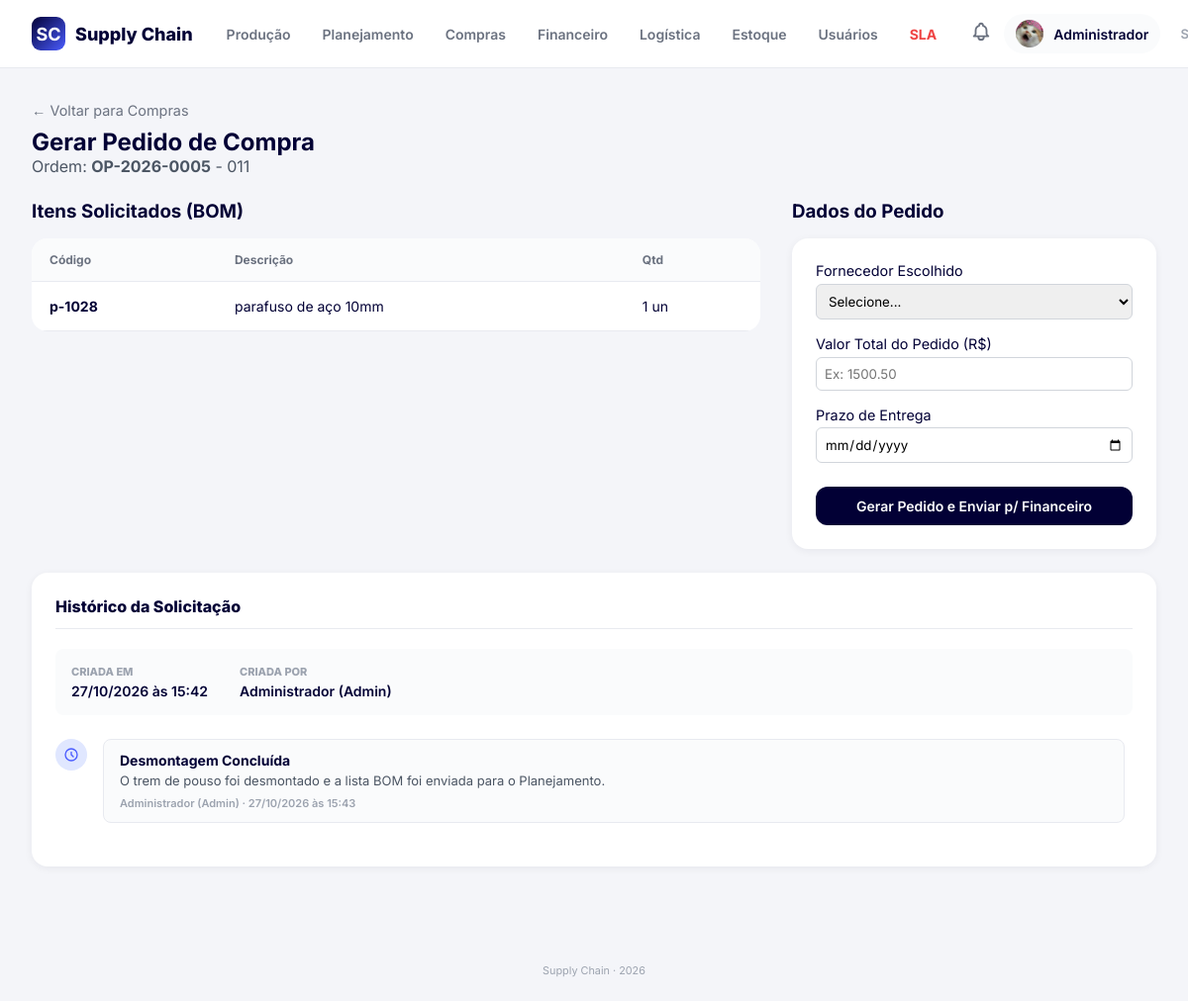
The app's page /supply-chain/setores/compras/pedido_form.php?id=5 (signed in) with its own data.
### tables this page shows
CREATE TABLE `ordens` (
  `id` int(11) NOT NULL,
  `codigo` varchar(30) NOT NULL,
  `descricao` varchar(200) DEFAULT NULL,
  `status` enum('aberta','desmontagem','planejamento','compras','financeiro','logistica','estoque','remontagem','concluida','cancelada') DEFAULT 'aberta',
  `criado_por` int(11) DEFAULT NULL,
  `criado_em` datetime DEFAULT current_timestamp()
);

CREATE TABLE `bom_itens` (
  `id` int(11) NOT NULL,
  `ordem_id` int(11) NOT NULL,
  `codigo_material` varchar(50) NOT NULL,
  `descricao` varchar(200) NOT NULL,
  `quantidade` int(11) NOT NULL,
  `unidade` varchar(10) DEFAULT 'un'
);

CREATE TABLE `usuarios` (
  `id` int(11) NOT NULL,
  `nome` varchar(100) NOT NULL,
  `email` varchar(100) NOT NULL,
  `senha_hash` varchar(255) NOT NULL,
  `setor_id` int(11) DEFAULT NULL,
  `is_admin` tinyint(1) DEFAULT 0,
  `ativo` tinyint(1) DEFAULT 1,
  `foto_perfil` varchar(255) DEFAULT NULL,
  `deve_trocar_senha` tinyint(1) DEFAULT 0,
  `senha_temporaria_expira` datetime DEFAULT NULL,
  `tentativas_login` int(11) DEFAULT 0,
  `bloqueado_ate` datetime DEFAULT NULL,
  `criado_em` datetime DEFAULT current_timestamp()
);

CREATE TABLE `historico_ordens` (
  `id` int(11) NOT NULL,
  `ordem_id` int(11) NOT NULL,
  `usuario_id` int(11) NOT NULL,
  `acao` varchar(255) NOT NULL,
  `detalhes` text DEFAULT NULL,
  `criado_em` datetime DEFAULT current_timestamp()
);

### supply-chain/config/db.php (called while the page is built, shortened)
<?php
function db(): PDO
{
    static $pdo = null;
    if ($pdo === null) {
        $dsn = 'mysql:host=' . DB_HOST . ';dbname=' . DB_NAME . ';charset=' . DB_CHARSET;
        $opcoes = [
            PDO::ATTR_ERRMODE            => PDO::ERRMODE_EXCEPTION,
            PDO::ATTR_DEFAULT_FETCH_MODE => PDO::FETCH_ASSOC,
            PDO::ATTR_EMULATE_PREPARES   => false,
        ];
        try {
            $pdo = new PDO($dsn, DB_USER, DB_PASS, $opcoes);
        } catch (PDOException $e) {
            error_log('Erro DB: ' . $e->getMessage());
            http_response_code(500);
            exit('Erro ao conectar ao banco de dados.');
        }
    }
    return $pdo;
}

### supply-chain/includes/funcoes.php (called while the page is built, shortened)
<?php
function e(?string $texto): string
{
    return htmlspecialchars($texto ?? '', ENT_QUOTES | ENT_SUBSTITUTE, 'UTF-8');
}

### supply-chain/setores/compras/pedido_form.php (the view, shortened to what this page needs)
<?php
require_once __DIR__ . '/../../config/db.php';
require_once __DIR__ . '/../../includes/funcoes.php';
$ordem_id = filter_input(INPUT_GET, 'id', FILTER_VALIDATE_INT);
$stmt = db()->prepare("SELECT * FROM ordens WHERE id = ?");
$stmt->execute([$ordem_id]);
$ordem = $stmt->fetch();
$fornecedores = db()->query("SELECT * FROM fornecedores ORDER BY nome ASC")->fetchAll();
$stmt_bom = db()->prepare("SELECT * FROM bom_itens WHERE ordem_id = ?");
$stmt_bom->execute([$ordem_id]);
$bom_itens = $stmt_bom->fetchAll();
require __DIR__ . '/../../includes/header.php';
?>
<div style="margin-bottom: 1.5rem;">
    <a href="<?= BASE_URL ?>/setores/compras/index.php" style="color: #6b7280; text-decoration: none; font-size: 0.9rem;">&larr; Voltar para Compras</a>
    <h2 style="margin-top: 0.5rem;">Gerar Pedido de Compra</h2>
    <p style="color: #4b5563;">Ordem: <strong><?= e($ordem['codigo']) ?></strong> - <?= e($ordem['descricao']) ?></p>
</div>
<?php if (empty($fornecedores)): ?>
    <div class="flash flash-erro">
        Você precisa cadastrar pelo menos um fornecedor antes de gerar um pedido.
        <br><br>
        <a href="<?= BASE_URL ?>/setores/compras/fornecedores.php" style="font-weight: bold;">Clique aqui para cadastrar</a>
    </div>
<?php else: ?>
<div style="display: grid; grid-template-columns: 2fr 1fr; gap: 2rem;">
    <div>
        <h3>Itens Solicitados (BOM)</h3>
        <table class="card-table" style="margin-top: 1rem;">
            <thead>
                <tr>
                    <th>Código</th>
                    <th>Descrição</th>
                    <th>Qtd</th>
                </tr>
            </thead>
            <tbody>
                <?php foreach ($bom_itens as $item): ?>
                <tr>
                    <td><strong><?= e($item['codigo_material']) ?></strong></td>
                    <td><?= e($item['descricao']) ?></td>
                    <td><?= $item['quantidade'] ?> <?= e($item['unidade']) ?></td>
                </tr>
                <?php endforeach; ?>
            </tbody>
        </table>
    </div>
    <div>
        <h3>Dados do Pedido</h3>
        <form method="post" class="card" style="display: flex; flex-direction: column; gap: 1rem; margin-top: 1rem;">
            <label style="display: flex; flex-direction: column; gap: 0.3rem; font-size: 0.9rem;">
                Fornecedor Escolhido
                <select name="fornecedor_id" required style="padding: 0.5rem; border: 1px solid #d1d5db; border-radius: 6px;">
                    <option value="">Selecione...</option>
                </select>
            </label>
            <label style="display: flex; flex-direction: column; gap: 0.3rem; font-size: 0.9rem;">
                Valor Total do Pedido (R$)
                <input type="text" name="valor_total" required placeholder="Ex: 1500.50" style="padding: 0.5rem; border: 1px solid #d1d5db; border-radius: 6px;">
            </label>
            <label style="display: flex; flex-direction: column; gap: 0.3rem; font-size: 0.9rem;">
                Prazo de Entrega
                <input type="date" name="prazo_entrega" required style="padding: 0.5rem; border: 1px solid #d1d5db; border-radius: 6px;">
            </label>
            <button type="submit" class="btn-primary" style="margin-top: 0.5rem; justify-content: center;">
                Gerar Pedido e Enviar p/ Financeiro
            </button>
        </form>
    </div>
</div>
<?php endif; ?>
<?php require __DIR__ . '/../../includes/historico_widget.php'; ?>
<?php require __DIR__ . '/../../includes/footer.php'; ?>

### supply-chain/includes/historico_widget.php (shortened to what this page needs)
<?php
$stmt_info = db()->prepare("
    SELECT o.criado_em, u.nome as criador_nome, s.nome as setor_criador
    FROM ordens o
    LEFT JOIN usuarios u ON u.id = o.criado_por
    LEFT JOIN setores s ON s.id = u.setor_id
    WHERE o.id = ?
");
$stmt_info->execute([$ordem_id]);
$info_ordem = $stmt_info->fetch();
$stmt_hist = db()->prepare("
    SELECT h.*, u.nome as usuario_nome, s.nome as setor_usuario
    FROM historico_ordens h
    JOIN usuarios u ON u.id = h.usuario_id
    LEFT JOIN setores s ON s.id = u.setor_id
    WHERE h.ordem_id = ?
    ORDER BY h.criado_em DESC
");
$stmt_hist->execute([$ordem_id]);
$historico = $stmt_hist->fetchAll();
?>
<div class="card" style="margin-top: 24px;">
    <h3 style="font-size: 16px; font-weight: 800; margin-bottom: 20px; border-bottom: 1px solid var(--gray-200); padding-bottom: 12px;">Histórico da Solicitação</h3>
    <div style="background: var(--gray-50); padding: 16px; border-radius: 8px; margin-bottom: 24px; display: flex; gap: 32px;">
        <div>
            <div style="font-size: 11px; font-weight: 800; color: var(--gray-400); text-transform: uppercase;">Criada em</div>
            <div style="font-size: 14px; font-weight: 600; color: var(--primary); margin-top: 4px;"><?= date('d/m/Y \à\s H:i', strtotime($info_ordem['criado_em'])) ?></div>
        </div>
        <div>
            <div style="font-size: 11px; font-weight: 800; color: var(--gray-400); text-transform: uppercase;">Criada por</div>
            <div style="font-size: 14px; font-weight: 600; color: var(--primary); margin-top: 4px;"><?= e($info_ordem['criador_nome'] ?? 'Sistema') ?> (<?= e(ucfirst($info_ordem['setor_criador'] ?? 'Admin')) ?>)</div>
        </div>
    </div>
    <div style="max-height: 400px; overflow-y: auto; padding-right: 8px;">
        <?php if (empty($historico)): ?>
            <p style="color: var(--gray-500); font-size: 13px;">Nenhuma ação registrada ainda.</p>
        <?php else: ?>
            <?php foreach ($historico as $h): ?>
                <div class="historico-item">
                    <div class="historico-icon">
                        <svg xmlns="http://www.w3.org/2000/svg" width="16" height="16" fill="none" viewBox="0 0 24 24" stroke="currentColor"><path stroke-linecap="round" stroke-linejoin="round" stroke-width="2" d="M12 8v4l3 3m6-3a9 9 0 11-18 0 9 9 0 0118 0z" /></svg>
                    </div>
                    <div class="historico-content">
                        <strong><?= e($h['acao']) ?></strong>
                        <p><?= e($h['detalhes']) ?></p>
                        <div class="historico-meta"><?= e($h['usuario_nome']) ?> (<?= e(ucfirst($h['setor_usuario'] ?? 'Admin')) ?>) &middot; <?= date('d/m/Y \à\s H:i', strtotime($h['criado_em'])) ?></div>
                    </div>
                </div>
            <?php endforeach; ?>
        <?php endif; ?>
    </div>
</div>

### supply-chain/assets/css/style.css (style rules this page uses)
:root { --primary: #020035; --primary-600: #0a0a5c; --accent: #4a5cff; --white: #ffffff; --gray-50: #fafbfc; --gray-100: #f4f5f9; --gray-200: #e8eaf0; --gray-300: #d1d5db; --gray-400: #9ca3af; --gray-500: #6b7280; --gray-600: #4b5563; --success: #10b981; --warning: #f59e0b; --danger: #ef4444; --info: #3b82f6; --radius: 12px; --radius-lg: 16px; --shadow: 0 2px 8px rgba(2, 0, 53, 0.06); --shadow-md: 0 4px 16px rgba(2, 0, 53, 0.08); --transition: all 0.22s cubic-bezier(0.4, 0, 0.2, 1); }
* { margin: 0; padding: 0; box-sizing: border-box; font-family: 'Inter', sans-serif; }
body { background: var(--gray-100); color: var(--primary); min-height: 100vh; }
a { text-decoration: none; }
.card { background: var(--white); border-radius: var(--radius-lg); box-shadow: var(--shadow); padding: 24px; }
.card-table { width: 100%; border-collapse: collapse; background: var(--white); border-radius: var(--radius-lg); overflow: hidden; }
.card-table th { background: var(--gray-50); padding: 14px 18px; text-align: left; font-size: 12px; font-weight: 700; color: var(--gray-500); border-bottom: 1px solid var(--gray-200); }
.card-table td { padding: 16px 18px; border-bottom: 1px solid var(--gray-200); font-size: 14px; }
.btn-primary { background: var(--primary); color: var(--white); padding: 11px 20px; border-radius: var(--radius); font-size: 14px; font-weight: 600; border: none; cursor: pointer; display: inline-flex; align-items: center; gap: 8px; }
.historico-item { display: flex; gap: 16px; margin-bottom: 20px; position: relative; }
.historico-item::before { content: ''; position: absolute; left: 15px; top: 30px; bottom: -20px; width: 2px; background: var(--gray-200); }
.historico-item:last-child::before { display: none; }
.historico-icon { width: 32px; height: 32px; border-radius: 50%; background: #e0e7ff; color: var(--accent); display: flex; align-items: center; justify-content: center; flex-shrink: 0; z-index: 1; }
.historico-content { flex: 1; background: var(--gray-50); padding: 12px 16px; border-radius: 8px; border: 1px solid var(--gray-200); }
.historico-content strong { display: block; font-size: 14px; color: var(--primary); margin-bottom: 4px; }
.historico-content p { font-size: 13px; color: var(--gray-600); margin: 0 0 8px; }
.historico-meta { font-size: 11px; color: var(--gray-400); font-weight: 600; }

### records on screen
ordens: codigo "OP-2026-0005", descricao "011", criado_em "27/10/2026 às 15:42", criado_por.nome "Administrador"
bom_itens: codigo_material "p-1028", descricao "parafuso de aço 10mm", quantidade "1", unidade "un"
historico_ordens: acao "Desmontagem Concluída", detalhes "O trem de pouso foi desmontado e a lista BOM foi enviada para o Planejamento.", usuario.nome "Administrador", setor_usuario "Admin", criado_em "27/10/2026 às 15:43"

### other values on screen
explode(' ', $usuario['nome'])[0] "Administrador"
$info_ordem['setor_criador'] "Admin"
